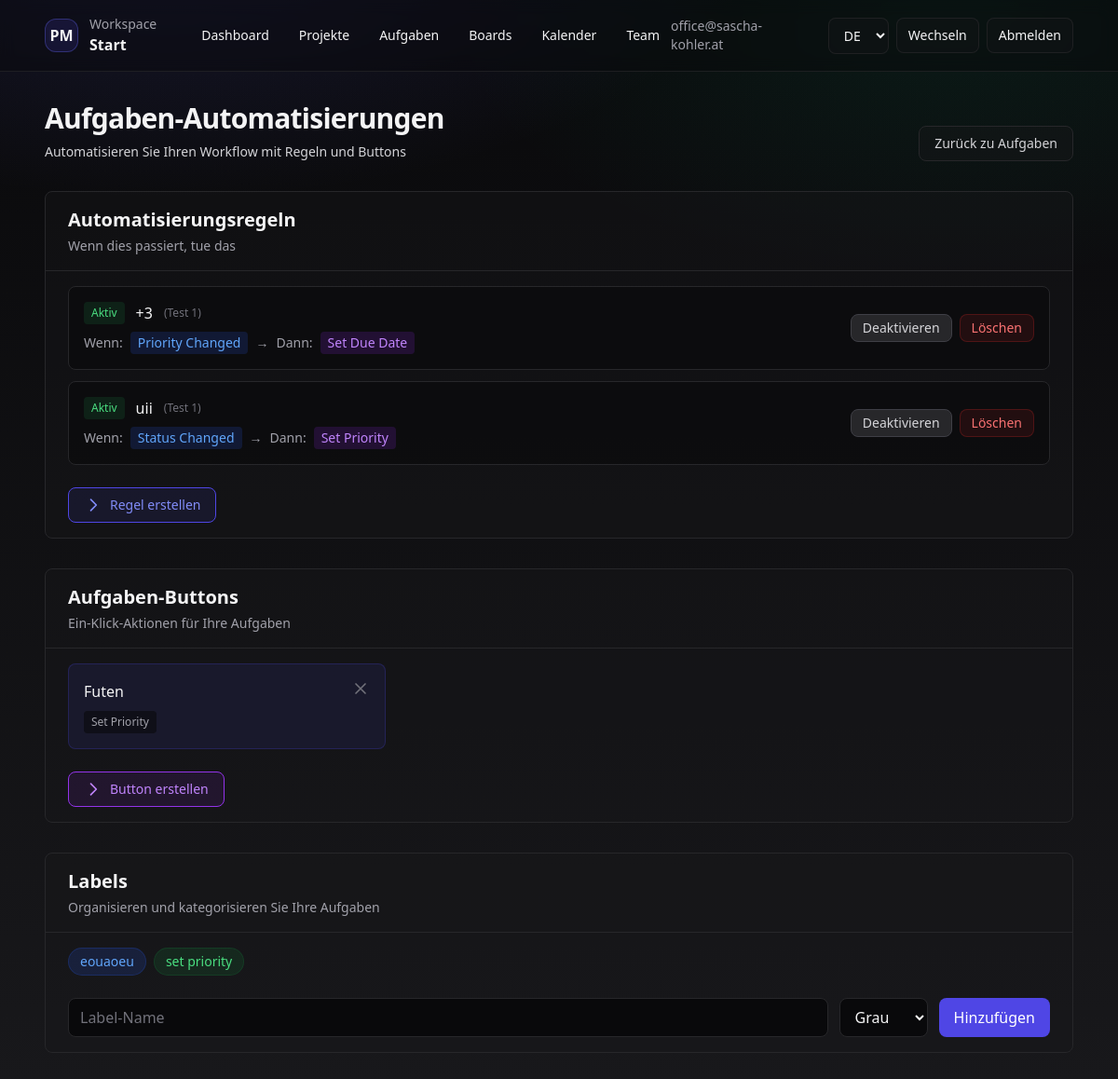
Before: /app/tasks/automations/ (signed in) with the older database file.
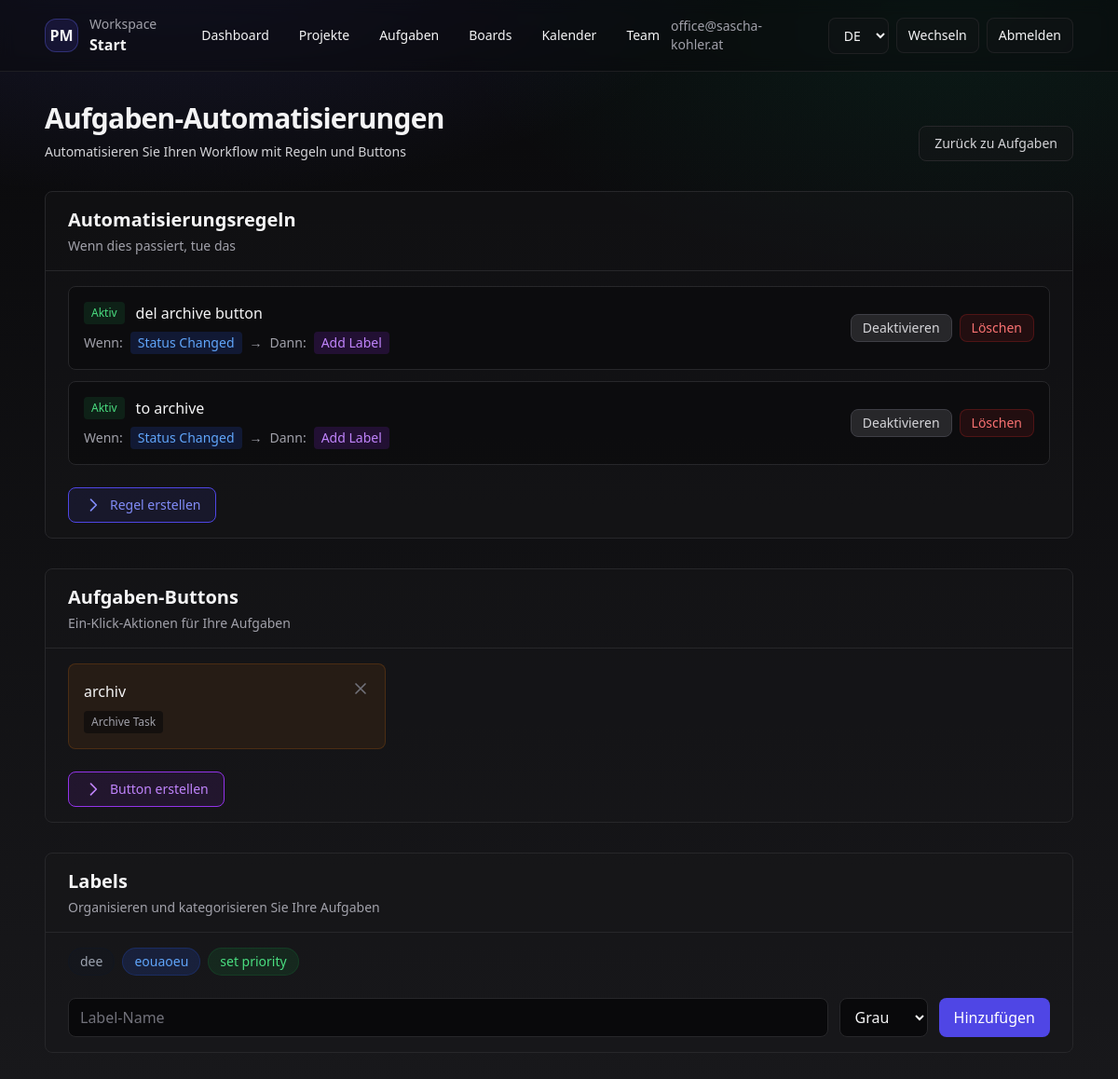
After: the same page with the newer database file.
### apps/projects/models.py (models this page shows, shortened)
class TaskAutomationRule(models.Model):
    class TriggerType(models.TextChoices):
        TASK_CREATED = "task_created", "Task Created"
        STATUS_CHANGED = "status_changed", "Status Changed"
        TASK_UPDATED = "task_updated", "Task Updated"
        DUE_DATE_APPROACHING = "due_date_approaching", "Due Date Approaching"
        DUE_DATE_REACHED = "due_date_reached", "Due Date Reached"
        DUE_DATE_OVERDUE = "due_date_overdue", "Due Date Overdue"
        LABEL_ADDED = "label_added", "Label Added"
        LABEL_REMOVED = "label_removed", "Label Removed"
        ASSIGNED_TO_USER = "assigned_to_user", "Assigned to User"
        PRIORITY_CHANGED = "priority_changed", "Priority Changed"
        TASK_COMPLETED = "task_completed", "Task Completed"
    id = models.UUIDField(primary_key=True, default=uuid.uuid4, editable=False)
    organization = models.ForeignKey(Organization, on_delete=models.CASCADE, related_name="task_automation_rules")
    project = models.ForeignKey(Project, on_delete=models.CASCADE, related_name="automation_rules", blank=True, null=True)
    name = models.CharField(max_length=255)
    description = models.TextField(blank=True, default="")
    trigger_type = models.CharField(max_length=32, choices=TriggerType.choices)
    trigger_config = models.JSONField(default=dict, blank=True)
    is_active = models.BooleanField(default=True)
    created_by = models.ForeignKey(
        settings.AUTH_USER_MODEL,
        on_delete=models.PROTECT,
        related_name="created_task_automation_rules",
    )
    created_at = models.DateTimeField(auto_now_add=True)
    updated_at = models.DateTimeField(auto_now=True)
    class Meta:
        ordering = ["-created_at"]

class Project(models.Model):
    class Status(models.TextChoices):
        PLANNED = "PLANNED", "Planned"
        ACTIVE = "ACTIVE", "Active"
        COMPLETED = "COMPLETED", "Completed"
        CANCELLED = "CANCELLED", "Cancelled"
    class Category(models.TextChoices):
        WORKSHOP = "WORKSHOP", _("Workshop")
        RETREAT = "RETREAT", _("Retreat")
        CONSULTATION = "CONSULTATION", _("Consultation")
        IT_SERVICE = "IT_SERVICE", _("IT Service")
        MARKETING = "MARKETING", _("Marketing")
        DEVELOPMENT = "DEVELOPMENT", _("Development")
        DESIGN = "DESIGN", _("Design")
        RESEARCH = "RESEARCH", _("Research")
        SALES = "SALES", _("Sales")
        FINANCE = "FINANCE", _("Finance")
        LEGAL = "LEGAL", _("Legal")
        HR = "HR", _("HR")
        OPERATIONS = "OPERATIONS", _("Operations")
        EVENT = "EVENT", _("Event")
        CONTENT = "CONTENT", _("Content")
        TRAINING = "TRAINING", _("Training")
    class Priority(models.TextChoices):
        LOW = "LOW", "Low"
        MEDIUM = "MEDIUM", "Medium"
        HIGH = "HIGH", "High"
    id = models.UUIDField(primary_key=True, default=uuid.uuid4, editable=False)
    organization = models.ForeignKey(
        Organization, on_delete=models.CASCADE, related_name="projects"
    )
    title = models.CharField(max_length=255)
    description = models.TextField(blank=True, null=True)
    status = models.CharField(
        max_length=20, choices=Status.choices, default=Status.PLANNED
    )
    start_date = models.DateTimeField()
    end_date = models.DateTimeField()
    category = models.CharField(
        max_length=30, choices=Category.choices, default=Category.WORKSHOP
    )
    budget = models.DecimalField(max_digits=12, decimal_places=2, blank=True, null=True)
    priority = models.CharField(
        max_length=20, choices=Priority.choices, default=Priority.MEDIUM
    )
    created_by = models.ForeignKey(
        settings.AUTH_USER_MODEL,
        on_delete=models.PROTECT,
        related_name="created_projects",
    )
    created_at = models.DateTimeField(auto_now_add=True)
    updated_at = models.DateTimeField(auto_now=True)

class TaskAutomationAction(models.Model):
    class ActionType(models.TextChoices):
        CHANGE_STATUS = "change_status", "Change Status"
        SET_PRIORITY = "set_priority", "Set Priority"
        ASSIGN_USER = "assign_user", "Assign User"
        UNASSIGN_USER = "unassign_user", "Unassign User"
        ADD_LABEL = "add_label", "Add Label"
        REMOVE_LABEL = "remove_label", "Remove Label"
        SET_DUE_DATE = "set_due_date", "Set Due Date"
        CLEAR_DUE_DATE = "clear_due_date", "Clear Due Date"
        MOVE_TO_PROJECT = "move_to_project", "Move to Project"
        SEND_NOTIFICATION = "send_notification", "Send Notification"
        POST_COMMENT = "post_comment", "Post Comment"
        ADD_TO_CALENDAR = "add_to_calendar", "Add to Calendar"
        ARCHIVE_TASK = "archive_task", "Archive Task"
    id = models.UUIDField(primary_key=True, default=uuid.uuid4, editable=False)
    rule = models.ForeignKey(TaskAutomationRule, on_delete=models.CASCADE, related_name="actions")
    action_type = models.CharField(max_length=32, choices=ActionType.choices)
    action_config = models.JSONField(default=dict, blank=True)
    sort_order = models.PositiveIntegerField(default=0)
    class Meta:
        ordering = ["sort_order"]

class TaskButton(models.Model):
    id = models.UUIDField(primary_key=True, default=uuid.uuid4, editable=False)
    organization = models.ForeignKey(Organization, on_delete=models.CASCADE, related_name="task_buttons")
    project = models.ForeignKey(Project, on_delete=models.CASCADE, related_name="task_buttons", blank=True, null=True)
    name = models.CharField(max_length=100)
    icon = models.CharField(max_length=50, default="play")
    color = models.CharField(max_length=20, default="indigo")
    is_active = models.BooleanField(default=True)
    show_on_status = models.JSONField(
        default=list,
        blank=True,
        help_text="List of task statuses where this button should appear (empty = all)"
    )
    show_on_priority = models.JSONField(
        default=list,
        blank=True,
        help_text="List of task priorities where this button should appear (empty = all)"
    )
    show_when_has_label = models.ForeignKey(
        TaskLabel,
        on_delete=models.SET_NULL,
        blank=True,
        null=True,
        related_name="required_by_buttons",
        help_text="Button only shows when task has this label"
    )
    hide_when_has_label = models.ForeignKey(
        TaskLabel,
        on_delete=models.SET_NULL,
        blank=True,
        null=True,
        related_name="hidden_by_buttons",
        help_text="Button hides when task has this label"
    )
    created_by = models.ForeignKey(
        settings.AUTH_USER_MODEL,
        on_delete=models.PROTECT,
        related_name="created_task_buttons",
    )
    created_at = models.DateTimeField(auto_now_add=True)
    class Meta:
        ordering = ["name"]

class TaskButtonAction(models.Model):
    id = models.UUIDField(primary_key=True, default=uuid.uuid4, editable=False)
    button = models.ForeignKey(TaskButton, on_delete=models.CASCADE, related_name="actions")
    action_type = models.CharField(max_length=32, choices=TaskAutomationAction.ActionType.choices)
    action_config = models.JSONField(default=dict, blank=True)
    sort_order = models.PositiveIntegerField(default=0)
    class Meta:
        ordering = ["sort_order"]

class TaskLabel(models.Model):
    id = models.UUIDField(primary_key=True, default=uuid.uuid4, editable=False)
    organization = models.ForeignKey(Organization, on_delete=models.CASCADE, related_name="task_labels")
    name = models.CharField(max_length=50)
    color = models.CharField(max_length=20, default="gray")
    created_at = models.DateTimeField(auto_now_add=True)
    class Meta:
        unique_together = [("organization", "name")]
        ordering = ["name"]

### apps/web/views.py (the view)
# urls.py: path("tasks/automations/", views.task_automations, name="task_automations"),
@login_required
def task_automations(request):
    if request.active_org is None:
        return redirect("web:onboarding")
    org = request.active_org
    membership = Membership.objects.filter(organization=org, user=request.user).only("role").first()
    if membership is None:
        raise Http404()
    rules = TaskAutomationRule.objects.filter(
        organization=org
    ).select_related("project", "created_by").prefetch_related("actions").order_by("-created_at")
    buttons = TaskButton.objects.filter(
        organization=org
    ).select_related("project", "created_by").prefetch_related("actions").order_by("name")
    labels = TaskLabel.objects.filter(organization=org).order_by("name")
    projects = Project.objects.filter(organization=org).order_by("title")
    members = Membership.objects.filter(organization=org).select_related("user").order_by("user__email")
    context = {
        **_web_shell_context(request),
        "rules": rules,
        "buttons": buttons,
        "labels": labels,
        "projects": projects,
        "members": members,
        "trigger_choices": TaskAutomationRule.TriggerType.choices,
        "action_choices": TaskAutomationAction.ActionType.choices,
        "status_choices": Task.Status.choices,
        "priority_choices": Task.Priority.choices,
    }
    return render(request, "web/app/tasks/automations.html", context)

### apps/web/views.py (called while the page is built)
def _web_shell_context(request):
    membership = None
    if request.active_org is not None:
        membership = Membership.objects.filter(organization=request.active_org, user=request.user).only("role").first()
    is_owner = bool(membership and membership.role == Membership.Role.OWNER)
    return {
        "org": request.active_org,
        "orgs": Organization.objects.filter(memberships__user=request.user).distinct(),
        "is_owner": is_owner,
    }

### templates/web/app/tasks/automations.html (shortened to what the changed rows need)
{% extends "web/app/layout.html" %}
{% load i18n %}
{% block content %}
<div class="flex items-end justify-between gap-6 mb-8">
    <div>
        <h1 class="text-3xl font-semibold tracking-tight">{% trans "Task Automations" %}</h1>
    </div>
</div>
<div class="rounded-lg border border-zinc-800 bg-zinc-900/40 mb-8">
    <div class="px-6 py-4 border-b border-zinc-800">
        <h2 class="text-xl font-semibold">{% trans "Automation Rules" %}</h2>
    </div>
    <div class="px-6 py-4">
        {% if rules %}
            <div class="space-y-3 mb-6">
                {% for rule in rules %}
                    <div class="flex items-center justify-between p-4 bg-zinc-950/60 rounded-lg border border-zinc-800 hover:border-zinc-700 transition-colors">
                        <div class="flex-1">
                            <div class="flex items-center gap-3">
                                <span class="px-2 py-1 text-xs font-medium rounded {% if rule.is_active %}bg-green-900/30 text-green-400{% else %}bg-zinc-800 text-zinc-400{% endif %}">
                                    {% if rule.is_active %}{% trans "Active" %}{% else %}{% trans "Inactive" %}{% endif %}
                                </span>
                                <h3 class="font-medium">{{ rule.name }}</h3>
                                {% if rule.project %}
                                    <span class="text-xs text-zinc-500">({{ rule.project.title }})</span>
                                {% endif %}
                            </div>
                            <div class="mt-2 flex items-center gap-2 text-sm text-zinc-400">
                                <span class="font-medium">{% trans "When" %}:</span>
                                <span class="px-2 py-0.5 bg-blue-900/30 text-blue-400 rounded">{{ rule.get_trigger_type_display }}</span>
                                {% if rule.actions.all %}
                                    <span>→</span>
                                    <span class="font-medium">{% trans "Then" %}:</span>
                                    {% for action in rule.actions.all %}
                                        <span class="px-2 py-0.5 bg-purple-900/30 text-purple-400 rounded">{{ action.get_action_type_display }}</span>
                                    {% endfor %}
                                {% endif %}
                            </div>
                        </div>
                        <div class="flex items-center gap-2">
                            <form method="post" action="{% url 'web:task_automation_rule_toggle' rule.id %}">
                                <button type="submit" class="px-3 py-1 text-sm font-medium rounded-lg border border-zinc-700 bg-zinc-800 text-zinc-300 hover:bg-zinc-700">
                                    {% if rule.is_active %}{% trans "Disable" %}{% else %}{% trans "Enable" %}{% endif %}
                                </button>
                            </form>
                            <form method="post" action="{% url 'web:task_automation_rule_delete' rule.id %}" data-confirm="{% trans 'Delete this rule?' %}">
                                <button type="submit" onclick="return confirm(this.form.dataset.confirm)" class="px-3 py-1 text-sm font-medium rounded-lg border border-red-900/50 bg-red-900/20 text-red-400 hover:bg-red-900/30">
                                    {% trans "Delete" %}
                                </button>
                            </form>
                        </div>
                    </div>
                {% endfor %}
            </div>
        {% else %}
            <p class="text-sm text-zinc-500 mb-6">{% trans "No automation rules yet." %}</p>
        {% endif %}
    </div>
</div>
<div class="rounded-lg border border-zinc-800 bg-zinc-900/40 mb-8">
    <div class="px-6 py-4 border-b border-zinc-800">
        <h2 class="text-xl font-semibold">{% trans "Task Buttons" %}</h2>
    </div>
    <div class="px-6 py-4">
        {% if buttons %}
            <div class="grid grid-cols-1 md:grid-cols-2 lg:grid-cols-3 gap-4 mb-6">
                {% for button in buttons %}
                    <div class="p-4 bg-{{ button.color }}-900/20 border border-{{ button.color }}-900/50 rounded-lg">
                        <div class="flex items-center justify-between mb-2">
                            <h3 class="font-medium">{{ button.name }}</h3>
                            <form method="post" action="{% url 'web:task_button_delete' button.id %}" data-confirm="{% trans 'Delete this button?' %}">
                                <button type="submit" onclick="return confirm(this.form.dataset.confirm)" class="text-zinc-500 hover:text-red-400">
                                    <svg class="w-5 h-5" fill="none" stroke="currentColor" viewBox="0 0 24 24">
                                        <path stroke-linecap="round" stroke-linejoin="round" stroke-width="2" d="M6 18L18 6M6 6l12 12"></path>
                                    </svg>
                                </button>
                            </form>
                        </div>
                        <div class="text-sm text-zinc-400">
                            {% for action in button.actions.all %}
                                <span class="inline-block px-2 py-1 bg-zinc-950/60 rounded text-xs">{{ action.get_action_type_display }}</span>
                            {% endfor %}
                        </div>
                    </div>
                {% endfor %}
            </div>
        {% else %}
            <p class="text-sm text-zinc-500 mb-6">{% trans "No task buttons yet." %}</p>
        {% endif %}
    </div>
</div>
<div class="rounded-lg border border-zinc-800 bg-zinc-900/40">
    <div class="px-6 py-4 border-b border-zinc-800">
        <h2 class="text-xl font-semibold">{% trans "Labels" %}</h2>
    </div>
    <div class="px-6 py-4">
        {% if labels %}
            <div class="flex flex-wrap gap-2 mb-6">
                {% for label in labels %}
                    <span class="inline-flex items-center px-3 py-1 rounded-full text-sm font-medium bg-{{ label.color }}-900/30 text-{{ label.color }}-400 border border-{{ label.color }}-900/50">
                        {{ label.name }}
                    </span>
                {% endfor %}
            </div>
        {% else %}
            <p class="text-sm text-zinc-500 mb-6">{% trans "No labels yet." %}</p>
        {% endif %}
    </div>
</div>
{% endblock %}

Changed rows visible on the page:
removed TaskAutomationRule: name "+3", project "Test 1", trigger_type "Priority Changed"
removed TaskAutomationAction: action_type "Set Due Date", shown under "Aktiv"
removed TaskAutomationRule: name "uii", project "Test 1", trigger_type "Status Changed"
removed TaskAutomationAction: action_type "Set Priority", shown under "Aktiv"
removed TaskButton: name "Futen"
removed TaskButtonAction: action_type "Set Priority", shown under "Futen"
added TaskAutomationRule: name "del archive button", trigger_type "Status Changed"
added TaskAutomationAction: action_type "Add Label", shown under "Aktiv"
added TaskAutomationRule: name "to archive", trigger_type "Status Changed"
added TaskAutomationAction: action_type "Add Label", shown under "Aktiv"
added TaskButton: name "archiv"
added TaskButtonAction: action_type "Archive Task", shown under "archiv"
added TaskLabel: name "dee"
